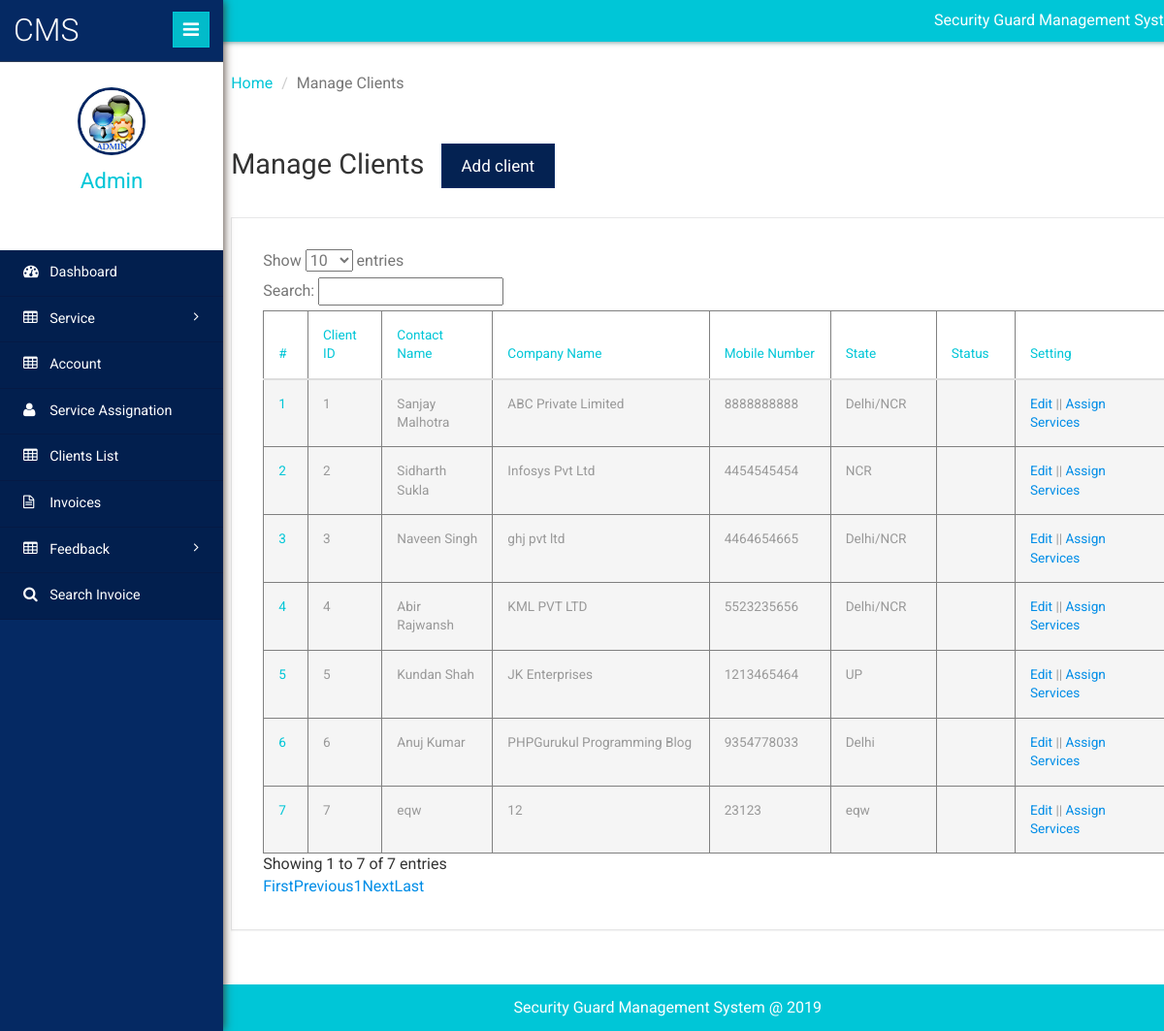
The page /admin/manage-client.php (signed in) on the database its author committed.
### tables this page shows
CREATE TABLE `tblclient` (
  `client_id` int(10) NOT NULL,
  `AccountID` int(10) DEFAULT NULL,
  `ContactName` varchar(120) DEFAULT NULL,
  `CompanyName` varchar(120) DEFAULT NULL,
  `Address` varchar(200) DEFAULT NULL,
  `City` varchar(120) DEFAULT NULL,
  `State` varchar(120) DEFAULT NULL,
  `ZipCode` int(10) DEFAULT NULL,
  `Workphnumber` bigint(10) DEFAULT NULL,
  `Cellphnumber` bigint(10) DEFAULT NULL,
  `Email` varchar(200) DEFAULT NULL,
  `Password` varchar(200) NOT NULL,
  `CreationDate` timestamp NULL DEFAULT current_timestamp()
);

### admin/manage-client.php (the view, shortened to what this page needs)
<?php
include('includes/dbconnection.php');
if (strlen($_SESSION['clientmsaid']==0)) {
  header('location:logout.php');
  } else{
  	?>
<!DOCTYPE HTML>
<html>
<head>
	<link href="css/bootstrap.min.css" rel='stylesheet' type='text/css' />
	<link href="css/style.css" rel='stylesheet' type='text/css' />
	<link href="css/font-awesome.css" rel="stylesheet">
	<link rel="stylesheet" href="css/icon-font.min.css" type='text/css' />
</head>
<body>
	<div class="page-container">
		<div class="left-content">
			<div class="inner-content">
				<?php include_once('includes/header.php');?>
				<div class="outter-wp">
					<div class="sub-heard-part">
						<ol class="breadcrumb m-b-0">
							<li><a href="dashboard.php">Home</a></li>
							<li class="active">Manage Clients</li>
						</ol>
					</div>
					<div class="graph-visual tables-main">
						<h3 class="inner-tittle two">Manage Clients <a name="add" id="add" class="btn btn-primary" href="add-client.php" role="button">Add client</a></h3>
						<div class="graph">
							<div class="tables" >
							<!--<label>Show <select size="1" name="data-table_length" aria-controls="data-table">
							<option value="10" selected="selected">10</option>
							<option value="25">25</option><option value="50">50</option>
							<option value="100">100</option>
							</select> entries</label></div>
							<div class="dataTables_filter" id="data-table_filter"><label>Search: <input type="text" id="myInput" onkeyup="myFunction()" placeholder="Search for ID"></label></div>
							-->
								<table id="data-table" class="table"   border="1"> <thead> <tr id="column"> <th>#</th>
									<th>Client ID</th>
									 <th>Contact Name</th>
									 <th>Company Name</th>
									 <th>Mobile Number</th>
									 <th>State</th>
									 <th>Status</th>
									 <th>Setting</th>
									  </tr>
									   </thead>
									    <tbody>
									    	<?php
$sql="SELECT * from tblclient";
$query = $dbh -> prepare($sql);
$query->execute();
$results=$query->fetchAll(PDO::FETCH_OBJ);
$cnt=1;
if($query->rowCount() > 0)
{
foreach($results as $row)
{               ?>
									     <tr class="active">
									      <th scope="row"><?php echo htmlentities($cnt);?></th>
									       <td><?php  echo htmlentities($row->client_id);?></td>
									        <td><?php  echo htmlentities($row->ContactName);?></td>
									         <td><?php  echo htmlentities($row->CompanyName);?></td>
									         <td><?php  echo htmlentities($row->Workphnumber);?></td>
									         <td><?php  echo htmlentities($row->State);?></td>
											 <td><?php  echo htmlentities($row->Status);?></td>
									        <td><a href="edit-client-details.php?editid=<?php echo $row->client_id;?>">Edit</a>  ||  <a href="add-client-services.php?addid=<?php echo $row->client_id;?>">Assign Services</a></td>
									     </tr>
									     <?php $cnt=$cnt+1;}} ?>
									     </tbody> </table>
							</div>
						</div>
					</div>
				</div>
				<?php include_once('includes/footer.php');?>
			</div>
		</div>
		<?php include_once('includes/sidebar.php');?>
	</div>
</body>
</html>
<?php }  ?>

### admin/includes/header.php (shortened to what this page needs)
<div class="header-section">
        <div class="top_menu">
          <div class="profile_details_left">
            <ul class="nofitications-dropdown">
              <p style="padding-top: 10px;color: white;text-align: center;">Security Guard Management System</p>
            </ul>
          </div>
          <div class="clearfix"></div>
        </div>
      </div>

### admin/includes/footer.php
<footer>
           <p>Security Guard Management System @ 2019</p>
       </footer>

### admin/includes/sidebar.php (shortened to what this page needs)
 <div class="sidebar-menu">
    <header class="logo">
        <a href="#" class="sidebar-icon"> <span class="fa fa-bars"></span> </a> <a href="dashboard.php"> <span id="logo"> <h1>CMS</h1></span>
        </a>
    </header>
    <div class="down">
        <?php
$aid=$_SESSION['clientmsaid'];
$sql="SELECT AdminName from  tbladmin where ID=:aid";
$query = $dbh -> prepare($sql);
$query->bindParam(':aid',$aid,PDO::PARAM_STR);
$query->execute();
$results=$query->fetchAll(PDO::FETCH_OBJ);
$cnt=1;
if($query->rowCount() > 0)
{
foreach($results as $row)
{               ?>
        <a href="dashboard.php"><img src="images/images.jpg" height="70" width="70"></a>
        <a href="dashboard.php"><span class=" name-caret"><?php  echo $row->AdminName;?></span></a>
        <?php $cnt=$cnt+1;}} ?>
        <ul>
            <li><a class="tooltips" href="admin-profile.php"><span>Profile</span><i class="lnr lnr-user"></i></a></li>
            <li><a class="tooltips" href="change-password.php"><span>Settings</span><i class="lnr lnr-cog"></i></a></li>
            <li><a class="tooltips" href="logout.php"><span>Log out</span><i class="lnr lnr-power-switch"></i></a></li>
        </ul>
    </div>
    <div class="menu">
        <ul id="menu" >
            <li><a href="dashboard.php"><i class="fa fa-tachometer"></i> <span>Dashboard</span></a></li>
            <li id="menu-academico" ><a href="#"><i class="fa fa-table"></i> <span> Service</span> <span class="fa fa-angle-right" style="float: right"></span></a>
            </li>
            <li><a href="account-list.php"><i class="fa fa-table"></i> <span>Account</span></a></li>
            <li><a href="service-assign.php"><i class="fa fa-user"></i> <span>Service Assignation</span></a></li>
            <li><a href="manage-client.php"><i class="fa fa-table"></i> <span>Clients List</span></a></li>
            <li><a href="invoices.php"><i class="fa fa-file-text-o"></i> <span>Invoices</span></a></li>
            <li id="menu-academico" ><a href="#"><i class="fa fa-table"></i> <span> Feedback</span> <span class="fa fa-angle-right" style="float: right"></span></a>
            </li>
            <li><a href="search-invoices.php"><i class="fa fa-search"></i> <span>Search Invoice</span></a></li>
        </ul>
    </div>
</div>

### rows shown on the page
tblclient: client_id "1", ContactName "Sanjay Malhotra", CompanyName "ABC Private Limited", Workphnumber "8888888888", State "Delhi/NCR"
tblclient: client_id "2", ContactName "Sidharth Sukla", CompanyName "Infosys Pvt Ltd", Workphnumber "4454545454", State "NCR"
tblclient: client_id "3", ContactName "Naveen Singh", CompanyName "ghj pvt ltd", Workphnumber "4464654665", State "Delhi/NCR"
tblclient: client_id "4", ContactName "Abir Rajwansh", CompanyName "KML PVT LTD", Workphnumber "5523235656", State "Delhi/NCR"
tblclient: client_id "5", ContactName "Kundan Shah", CompanyName "JK Enterprises", Workphnumber "1213465464", State "UP"
tblclient: client_id "6", ContactName "Anuj Kumar", CompanyName "PHPGurukul Programming Blog", Workphnumber "9354778033", State "Delhi"
tblclient: client_id "7", ContactName "eqw", CompanyName "12", Workphnumber "23123", State "eqw"

### other values the page prints
$row->AdminName "Admin"
